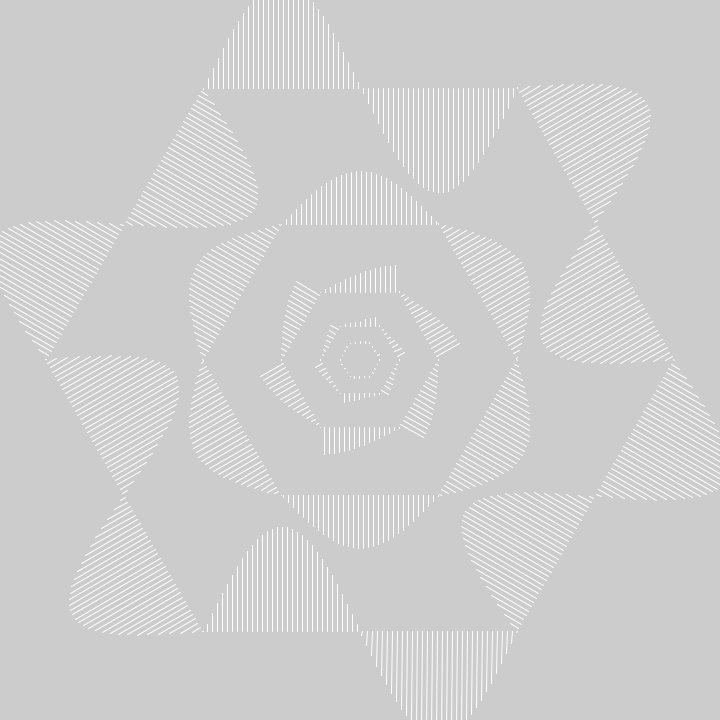
Frame 1 (no input)
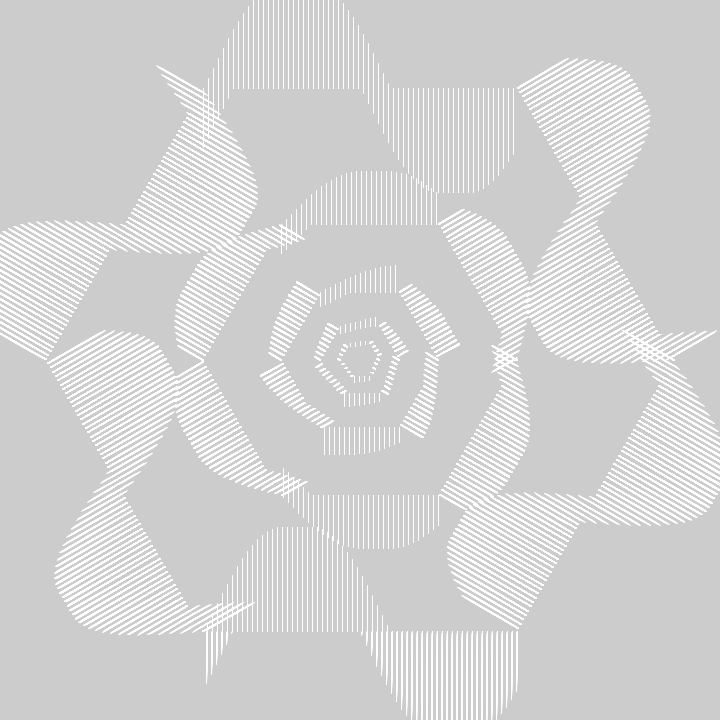
Frame 60 (the mouse pressed at the canvas centre just before this capture)
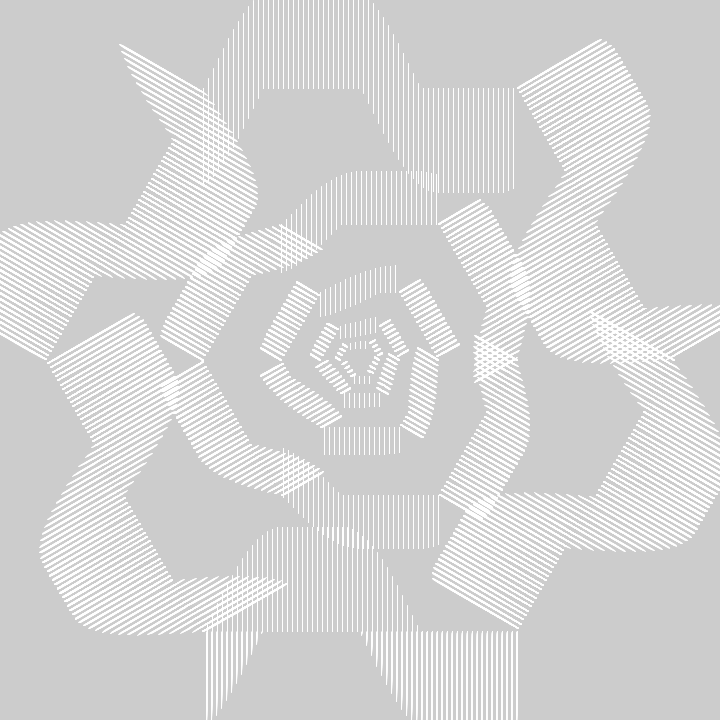
Frame 120 (the mouse held since frame 60 and released just before this capture)

The Processing sketch that drew these frames (run headless with seeded random() and noise(); from frame 60 on, the mouse is pressed at the canvas centre):

// Processing sketch: sketch_11262020_SineRadialSwap
// ── sketch_11262020_SineRadialSwap.pde
float t,r,l,d,f=1;
void setup(){size(720,720);stroke(-1);}
void draw(){clear();t+=.01;
for(r=0;r<6;r+=PI/3){f=-f;
for(l=314;l>15;l/=2){
resetMatrix();
translate(cos(r)*l+360,sin(r)*l+360);
rotate(r+PI/6);
for(d=0;d<l;d+=5)
line(0,d,sin(d*.02+t*f)*(l/3),d);
}}}
